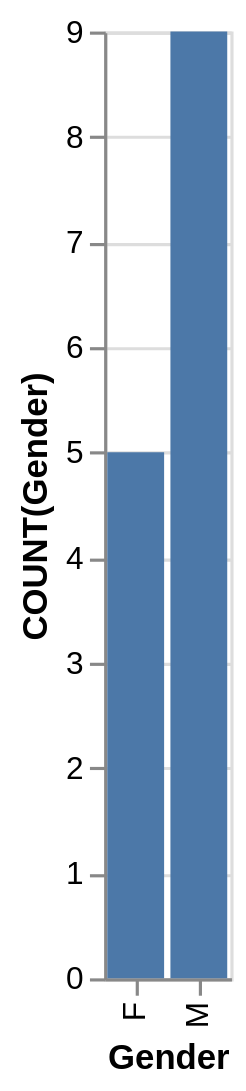

Vega-Lite specification for this chart:
### Vega-Lite specification from a JSON file in a GitHub repository (floating-point values rounded to 4 significant figures)
{"data": {"values": [{"x_data": "F", "y_data": 5}, {"x_data": "M", "y_data": 9}]}, "mark": "bar", "encoding": {"x": {"field": "x_data", "type": "nominal", "title": "Gender", "sort": {"op": "sum", "field": "y_data", "order": "ascending"}}, "y": {"field": "y_data", "type": "quantitative", "title": "COUNT(Gender)"}}}
